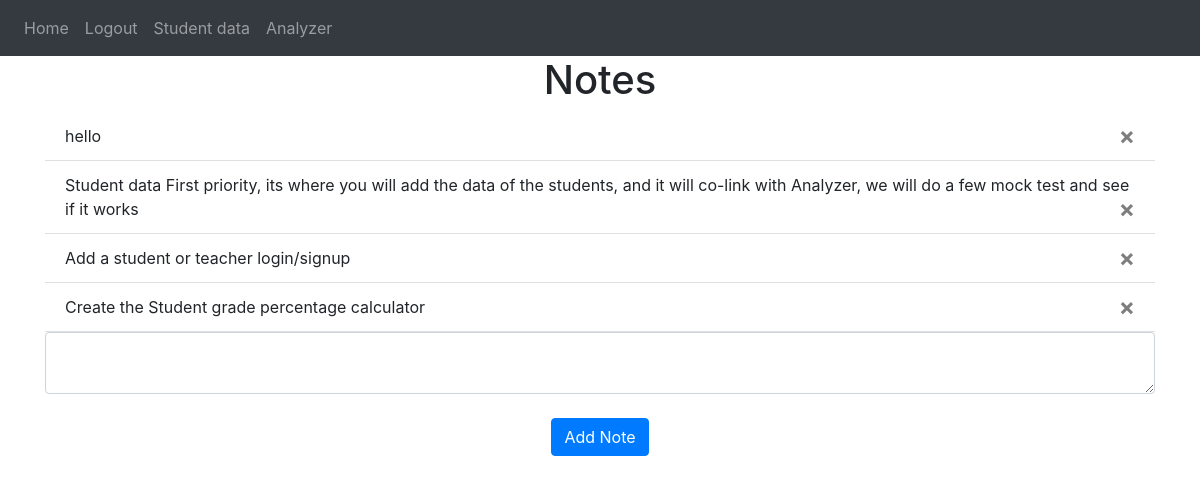
Screenshot of / (signed in) with the database file from the repository.
### website/models.py (models this page shows)
class Note(db.Model):
    id = db.Column(db.Integer, primary_key=True)
    data = db.Column(db.String(10000))
    date = db.Column(db.DateTime(timezone=True), default=func.now())
    user_id = db.Column(db.Integer, db.ForeignKey('user.id'))

### website/views.py (the view, shortened to what this page needs)
@views.route('/', methods=['GET', 'POST'])
@login_required
def home():
    return render_template("home.html", user=current_user)

### website/__init__.py (called while the page is built)
def create_app():
    app = Flask(__name__)
    app.config['SECRET_KEY'] = 'HAH? WTF, NGANO MANI? HAHHH???'
    app.config['SQLALCHEMY_DATABASE_URI'] = f'sqlite:///{DB_NAME}'
    db.init_app(app)
    from .views import views
    from .auth import auth
    app.register_blueprint(views, url_prefix='/')
    app.register_blueprint(auth, url_prefix='/')
    from .models import User, Note
    with app.app_context():
        db.create_all()
    login_manager = LoginManager()
    login_manager.login_view = 'auth.login'
    login_manager.init_app(app)
    @login_manager.user_loader
    def load_user(id):
        return User.query.get(int(id))
    return app

### website/templates/home.html
{% extends "base.html" %} {% block title %}Home{% endblock %} {% block content
%}
<h1 align="center">Notes</h1>
<ul class="list-group list-group-flush" id="notes">
  {% for note in user.notes %}
  <li class="list-group-item">
    {{ note.data }}
    <button type="button" class="close" onClick="deleteNote({{ note.id }})">
      <span aria-hidden="true">&times;</span>
    </button>
  </li>
  {% endfor %}
</ul>
<form method="POST">
  <textarea name="note" id="note" class="form-control"></textarea>
  <br />
  <div align="center">
    <button type="submit" class="btn btn-primary">Add Note</button>
  </div>
</form>
{% endblock %}

### website/templates/base.html (shortened to what this page needs)
<!DOCTYPE html>
<html>
  <head>
    <link
      rel="stylesheet"
      href="https://stackpath.bootstrapcdn.com/bootstrap/4.4.1/css/bootstrap.min.css"
    />
    <link
      rel="stylesheet"
      href="https://stackpath.bootstrapcdn.com/font-awesome/4.7.0/css/font-awesome.min.css"
    />
  </head>
  <body>
    <nav class="navbar navbar-expand-lg navbar-dark bg-dark">
      <div class="collapse navbar-collapse" id="navbar">
        <div class="navbar-nav">
          {% if user.is_authenticated %}
          <a class="nav-item nav-link" id="home" href="/">Home</a>
          <a class="nav-item nav-link" id="logout" href="/logout">Logout</a>
          <a class="nav-item nav-link" id="logout" href="/studentdata">Student data</a>
          <a class="nav-item nav-link" id="logout" href="/Analyzer">Analyzer</a>
          {% else %}
          <a class="nav-item nav-link" id="login" href="/login">Login</a>
          <a class="nav-item nav-link" id="signUp" href="/sign-up">Sign Up</a>
          {% endif %}
        </div>
      </div>
    </nav>
    <div class="container">{% block content %} {% endblock %}</div>
  </body>
</html>

### rows the page displays
Note: data "hello"
Note: data "Student data First priority, its where you will add the data of the students, and it will co-link with Analyzer, we will do a few mock test and see if it works"
Note: data "Add a student or teacher login/signup"
Note: data "Create the Student grade percentage calculator"
